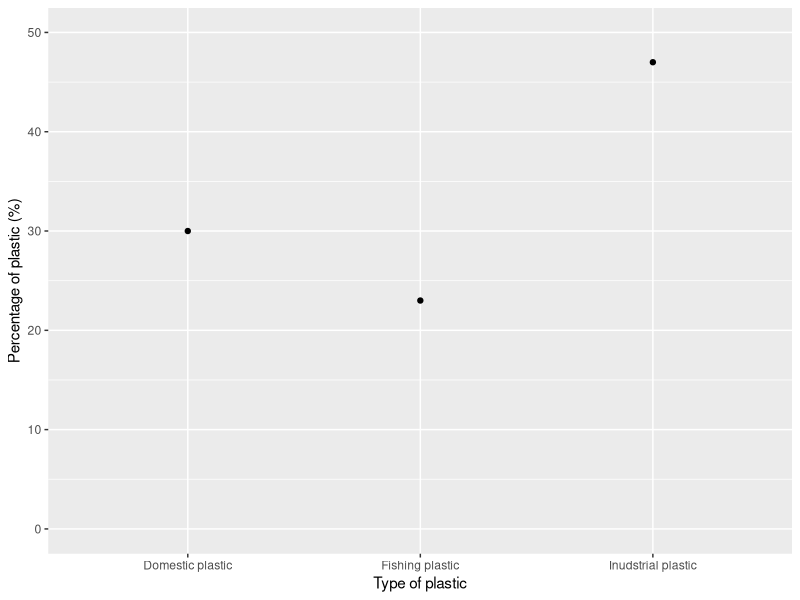

The R source for this figure:
## ---- chunk 1
knitr::opts_chunk$set(echo = TRUE)
## ---- chunk 2
library(tidyverse)
library(dplyr)
library(ggplot2)
library(readxl)

Assignment_5data_ <- read_excel("Assignment_5data .xlsx", 
    col_types = c("text", "numeric"))
view(Assignment_5data_)
ggplot(data = Assignment_5data_, mapping = aes(x = Plastic_type, y = Percentage_of_plastic)) + geom_point() + labs(x = "Type of plastic", y = "Percentage of plastic (%)") + scale_y_continuous(limits = c(0, 50), breaks = c(0, 10, 20, 30, 40, 50), labels = c('0', '10', '20', '30', '40', '50'))
